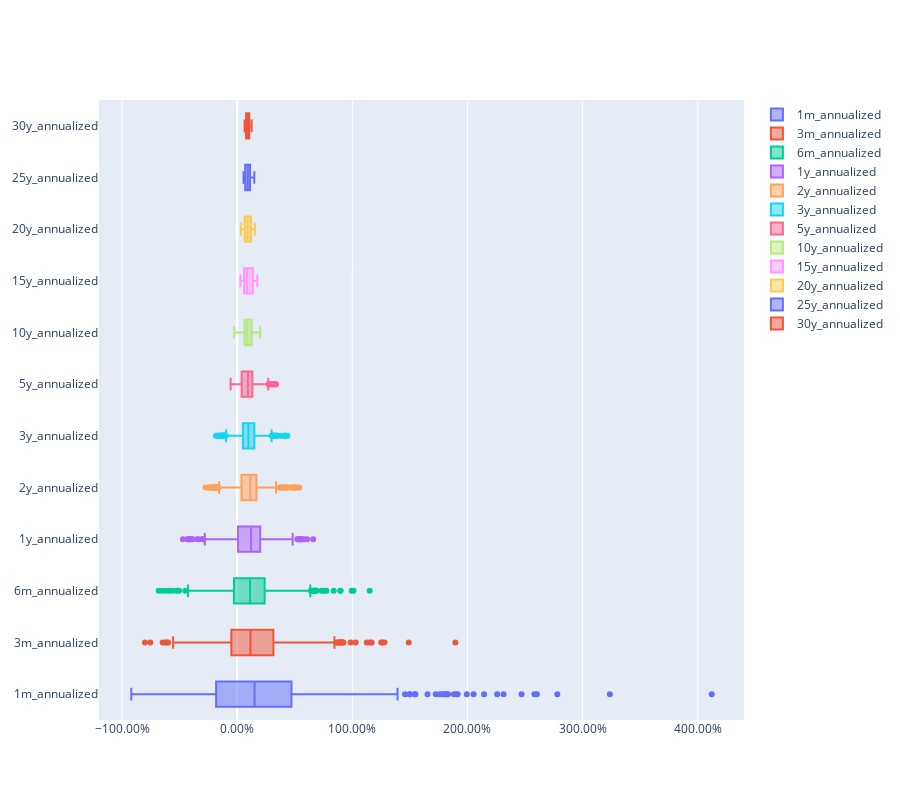

The notebook cell saved with this chart:
### Code cell
go.Figure(
    data = [
        go.Box(
            x=msci_world[column],
            name=column,
            )
        for column in msci_world.loc[:,'1m_annualized':'30y_annualized'].columns
    ],
    layout = go.Layout(
        height=800,
        xaxis=dict(
            tickformat='.2%',
        )
    )
)

### Figure 1 — Plotly figure (JSON) as saved in the notebook; plotly's stock layout.template omitted (floating-point values rounded to 4 significant figures; data arrays with more than 128 entries replaced by an {"elided": "..."} marker saying what was removed)
{"data": [{"name": "1m_annualized", "type": "box", "x": {"elided": "644 float values"}}, {"name": "3m_annualized", "type": "box", "x": {"elided": "644 float values"}}, {"name": "6m_annualized", "type": "box", "x": {"elided": "644 float values"}}, {"name": "1y_annualized", "type": "box", "x": {"elided": "644 float values"}}, {"name": "2y_annualized", "type": "box", "x": {"elided": "644 float values"}}, {"name": "3y_annualized", "type": "box", "x": {"elided": "644 float values"}}, {"name": "5y_annualized", "type": "box", "x": {"elided": "644 float values"}}, {"name": "10y_annualized", "type": "box", "x": {"elided": "644 float values"}}, {"name": "15y_annualized", "type": "box", "x": {"elided": "644 float values"}}, {"name": "20y_annualized", "type": "box", "x": {"elided": "644 float values"}}, {"name": "25y_annualized", "type": "box", "x": {"elided": "644 float values"}}, {"name": "30y_annualized", "type": "box", "x": {"elided": "644 float values"}}], "layout": {"height": 800, "xaxis": {"tickformat": ".2%"}}}
